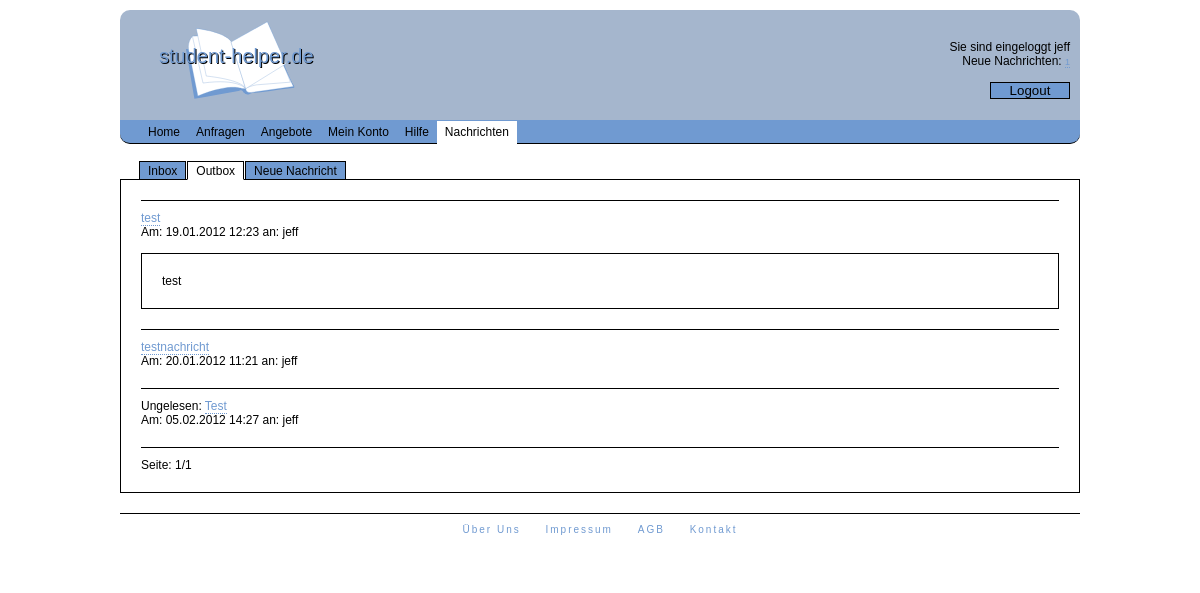
The app's page /index.php?l=nachrichten&n=outbox&mid=4 (signed in) with its own data.
### tables this page shows
CREATE TABLE IF NOT EXISTS `nachrichten` (
  `id` int(11) NOT NULL AUTO_INCREMENT,
  `uservid` int(11) NOT NULL,
  `useraid` int(11) NOT NULL,
  `datetime` varchar(19) NOT NULL,
  `betreff` varchar(30) NOT NULL,
  `text` varchar(300) NOT NULL,
  `gelesen` tinyint(1) NOT NULL,
  PRIMARY KEY (`id`)
);

CREATE TABLE IF NOT EXISTS `user` (
  `id` int(11) NOT NULL AUTO_INCREMENT,
  `nick` varchar(20) NOT NULL,
  `email` varchar(30) NOT NULL,
  `pass` varchar(32) NOT NULL,
  `hochschulid` int(11) DEFAULT NULL,
  `name` varchar(30) DEFAULT NULL,
  `vorname` varchar(30) DEFAULT NULL,
  PRIMARY KEY (`id`)
);

### auth/auth.php (called while the page is built, shortened)
<?php
$db = new Database();
if (isset($_SESSION['logedin']) && ($_SESSION['logedin'] == true)){
    if (pass_md5($_SERVER['HTTP_USER_AGENT'], substr($_SERVER["REMOTE_ADDR"],0,7)) != $_SESSION['finger']){
        $_SESSION['logedin'] = false;
        session_destroy();
    }
    else {
        $logedin = true;
    }
}
?>

### auth/pass-md5.php (called while the page is built)
<?php
function pass_md5($user, $pass){
    $hash = md5($user.'hj6zZUk.,(u00kjfdr4vdlkopcex,+#!cfdhhjn'.$pass);
    return $hash;
}
?>

### class/class.database.php (called while the page is built, shortened)
<?php
class Database {
    private $dbuser = 'swa3';
	private $dbpass = 'Shaim6ie';
	private $dbdb = 'swa3';
	public function __construct(){
	    try {
	        $this->db = new PDO('mysql:host=localhost;dbname='.$this->dbdb, $this->dbuser, $this->dbpass);
	        $this->db->setAttribute( PDO::ATTR_ERRMODE, PDO::ERRMODE_EXCEPTION );
	        $stmt = $this->db->prepare('SET NAMES utf8');
	        $stmt->execute();
	        $stmt = $this->db->prepare('SET CHARACTER SET utf8');
	        $stmt->execute();
        }
        catch (PDOException $e) {
            print "Error!: " . $e->getMessage() . "<br/>";
            die();
        }
	}
	public function select($what, $tabname, $where = null, $order = null, $limit = null){
	    try {
	        if (!$where){
	            $sql = "SELECT $what FROM $tabname";
	            $stmt = $this->db->prepare($sql);
	            $stmt->execute();
	        }
	        else {
	            $wherecond = "";
                foreach ($where AS $key => $val){
                    $wherecond .= ' AND `'.$key.'`=:'.$key;
                }
                if (!$order && !$limit){
	                $sql = "SELECT $what FROM `$tabname` WHERE ".substr($wherecond, 5);
	                $stmt = $this->db->prepare($sql);
	            }
	            foreach ($where AS $key => $val){
	                $stmt->bindParam(':'.$key, $where[$key]);
	            }
	            $stmt->execute();
	        }
	        return $stmt;
	    }
	    catch (PDOException $e) {
            print "Error!: " . $e->getMessage() . "<br/>";
            die();
        }
	}
}
?>

### content/outbox.php (the view, shortened to what this page needs)
<?php
if ($logedin){
    unset($where);
    $where['uservid'] = $_SESSION['userid'];
    $stmt = $db->select("*", "nachrichten", $where);
    $anzahl = $stmt->rowCount();
    if ($anzahl == 0){
        echo '<div id="nachhilfecontainer">Keine Einträge vorhanden</div>';
    }
    else {
        for ($x = 0; $x < $anzahl; $x++){
            $ergarr[$x] = $stmt->fetchObject();
        }
        $seiten = intval($anzahl/10);
        if (($anzahl%10) > 0){
            $seiten += 1;
        }
        if (!isset($_GET['seite'])){
            $seite = 1;
        }
        else {
            $seite = $_GET['seite'];
        }
        $start = ($seite*10)-10;
        if ($anzahl > $start+10){
            $ende = $start+10;
        }
        else {
            $ende = $anzahl;
        }
        for ($start; $start < $ende; $start++){
            $id['id'] = $ergarr[$start]->useraid;
            $uisq = $db->select("nick", "user", $id);
            $uierg = $uisq->fetchObject();
            echo '<div id="messagecontainer">
                    <div id="messagehead">';
            if ($ergarr[$start]->gelesen == 0){
                echo 'Ungelesen: ';
            }
            $lin = '';
            echo '<a href="index.php?l=nachrichten&n=outbox'.$lin.'&mid='.$ergarr[$start]->id.'">'.$ergarr[$start]->betreff.'</a></br>';
            $datum = explode("-", $ergarr[$start]->datetime);
            echo 'Am: '.$datum["2"].'.'.$datum["1"].'.'.$datum["0"].' '.$datum["3"].':'.$datum["4"].' ';
            echo 'an: '.$uierg->nick;
            echo '</div>';
            if (isset($_GET["mid"]) && ($_GET["mid"] == $ergarr[$start]->id)){
                echo '<br/><div id="messagebody">'.$ergarr[$start]->text.'</div>';
            }
            echo '</div>';
        }
        echo '<div id="seite">';
        echo 'Seite: '.$seite.'/'.$seiten;
        echo '</div>';
    }
}
?>

### style.css (style rules this page uses)
body { background-color: white ;color: black; font-family: Verdana, Arial, Helvetica, sans-serif; font-size: 12px; }
body, div, h1, h2, h3, h4, h5, h6, p, th, td, ul, li, form, input, textarea { padding: 0; margin: 0; }
a { text-decoration: none; }
a:link { color: #709AD1; }
#content a { border-bottom: 1px dotted #709AD1; }
#seite { border-top: 1px solid black; padding: 10px 0 0 0; }
#messagecontainer { border-top: 1px solid black; padding: 10px 0 20px 0; }
#messagebody { border: 1px solid black; padding: 20px; }

### records on screen
nachrichten: betreff "test", datetime "19", datetime "01", datetime "2012", datetime "12", datetime "23", user.nick "jeff", text "test"
nachrichten: betreff "testnachricht", datetime "20", datetime "01", datetime "2012", datetime "11", datetime "21", user.nick "jeff"
nachrichten: shows "Ungelesen:", betreff "Test", datetime "05", datetime "02", datetime "2012", datetime "14", datetime "27", user.nick "jeff"

### other values on screen
$_SESSION['usernick'] "jeff"
$news "1"
$seite "1"
$seiten "1"
